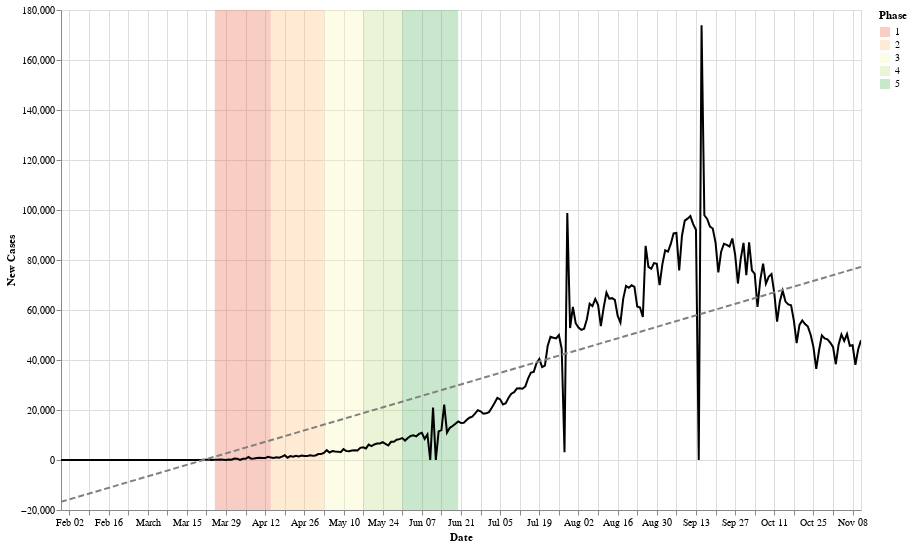

The notebook cell saved with this chart:
### Code cell
data = country_level
state = alt.Chart(data[(data['Country'] == 'India')]).mark_line(color='black').encode(
    alt.X('Date:T', axis=alt.Axis(title='Date')),
    alt.Y('Confirmed_New:Q', axis=alt.Axis(title='New Cases'))
)
reg = state.transform_regression("Date", "Confirmed_New", method="linear").mark_line(color='grey', strokeDash=[6,3])

marks = pd.DataFrame([
    {"Phase": "1", "start": "03-25-2020", "end": "04-14-2020"},
    {"Phase": "2", "start": "04-14-2020", "end": "05-03-2020"},
    {"Phase": "3", "start": "05-03-2020", "end": "05-17-2020"},
    {"Phase": "4", "start": "05-17-2020", "end": "05-31-2020"},
    {"Phase": "5", "start": "05-31-2020", "end": "06-20-2020"},
])
rect = alt.Chart(marks).mark_rect(opacity=0.3).encode(x='start:T', x2='end:T', color=alt.Color('Phase:N', scale=alt.Scale(scheme='redyellowgreen')))

(rect+state+reg).properties(width=800, height=500).interactive()

### Figure 1 — Vega-Lite specification as saved in the notebook (floating-point values rounded to 4 significant figures; data arrays with more than 128 entries replaced by an {"elided": "..."} marker saying what was removed)
{"config": {"view": {"continuousWidth": 400, "continuousHeight": 300}}, "layer": [{"data": {"name": "data-bba7f9187f3bbc95bc37de59f384007c"}, "mark": {"type": "rect", "opacity": 0.3}, "encoding": {"color": {"type": "nominal", "field": "Phase", "scale": {"scheme": "redyellowgreen"}}, "x": {"type": "temporal", "field": "start"}, "x2": {"field": "end"}}, "selection": {"selector009": {"type": "interval", "bind": "scales", "encodings": ["x", "y"]}}}, {"data": {"name": "data-0398d5015565c6647e9ffdc350e5e1d3"}, "mark": {"type": "line", "color": "black"}, "encoding": {"x": {"type": "temporal", "axis": {"title": "Date"}, "field": "Date"}, "y": {"type": "quantitative", "axis": {"title": "New Cases"}, "field": "Confirmed_New"}}}, {"data": {"name": "data-0398d5015565c6647e9ffdc350e5e1d3"}, "mark": {"type": "line", "color": "grey", "strokeDash": [6, 3]}, "encoding": {"x": {"type": "temporal", "axis": {"title": "Date"}, "field": "Date"}, "y": {"type": "quantitative", "axis": {"title": "New Cases"}, "field": "Confirmed_New"}}, "transform": [{"on": "Date", "regression": "Confirmed_New", "method": "linear"}]}], "height": 500, "width": 800, "$schema": "https://vega.github.io/schema/vega-lite/v4.8.1.json", "datasets": {"data-bba7f9187f3bbc95bc37de59f384007c": [{"Phase": "1", "start": "03-25-2020", "end": "04-14-2020"}, {"Phase": "2", "start": "04-14-2020", "end": "05-03-2020"}, {"Phase": "3", "start": "05-03-2020", "end": "05-17-2020"}, {"Phase": "4", "start": "05-17-2020", "end": "05-31-2020"}, {"Phase": "5", "start": "05-31-2020", "end": "06-20-2020"}], "data-0398d5015565c6647e9ffdc350e5e1d3": {"elided": "287 records"}}}
